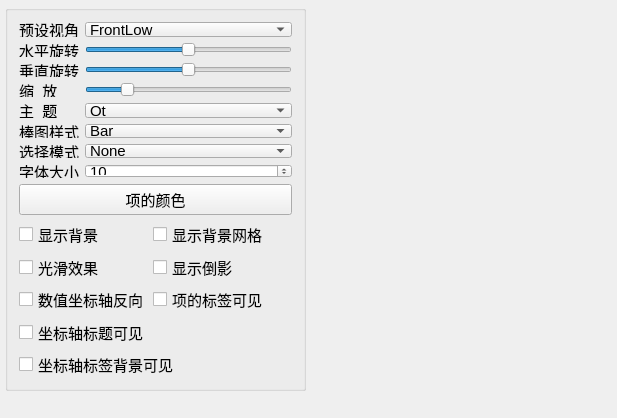
<?xml version="1.0" encoding="UTF-8"?>
<ui version="4.0">
 <class>MainWindow</class>
 <widget class="QMainWindow" name="MainWindow">
  <property name="geometry">
   <rect>
    <x>0</x>
    <y>0</y>
    <width>617</width>
    <height>418</height>
   </rect>
  </property>
  <property name="font">
   <font>
    <pointsize>11</pointsize>
   </font>
  </property>
  <property name="windowTitle">
   <string>Q3DBars绘图</string>
  </property>
  <widget class="QWidget" name="centralWidget">
   <widget class="QGroupBox" name="groupBox">
    <property name="geometry">
     <rect>
      <x>5</x>
      <y>5</y>
      <width>301</width>
      <height>386</height>
     </rect>
    </property>
    <property name="title">
     <string/>
    </property>
    <layout class="QVBoxLayout" name="verticalLayout">
     <item>
      <layout class="QGridLayout" name="gridLayout">
       <item row="0" column="0">
        <widget class="QLabel" name="label_5">
         <property name="text">
          <string>预设视角</string>
         </property>
         <property name="buddy">
          <cstring>comboCamera</cstring>
         </property>
        </widget>
       </item>
       <item row="0" column="1">
        <widget class="QComboBox" name="comboCamera">
         <item>
          <property name="text">
           <string>FrontLow</string>
          </property>
         </item>
         <item>
          <property name="text">
           <string>Front</string>
          </property>
         </item>
         <item>
          <property name="text">
           <string>FrontHigh</string>
          </property>
         </item>
         <item>
          <property name="text">
           <string>LeftLow</string>
          </property>
         </item>
         <item>
          <property name="text">
           <string>Left</string>
          </property>
         </item>
         <item>
          <property name="text">
           <string>LeftHigh</string>
          </property>
         </item>
         <item>
          <property name="text">
           <string>RightLow</string>
          </property>
         </item>
         <item>
          <property name="text">
           <string>Right</string>
          </property>
         </item>
         <item>
          <property name="text">
           <string>RightHigh</string>
          </property>
         </item>
         <item>
          <property name="text">
           <string>BehindLow</string>
          </property>
         </item>
         <item>
          <property name="text">
           <string>Behind</string>
          </property>
         </item>
         <item>
          <property name="text">
           <string>BehindHigh</string>
          </property>
         </item>
         <item>
          <property name="text">
           <string>IsometricLeft</string>
          </property>
         </item>
         <item>
          <property name="text">
           <string>IsometricLeftHigh</string>
          </property>
         </item>
         <item>
          <property name="text">
           <string>IsometricRight</string>
          </property>
         </item>
         <item>
          <property name="text">
           <string>IsometricRightHigh</string>
          </property>
         </item>
         <item>
          <property name="text">
           <string>DirectlyAbove</string>
          </property>
         </item>
         <item>
          <property name="text">
           <string>DirectlyAboveCW45</string>
          </property>
         </item>
         <item>
          <property name="text">
           <string>DirectlyAboveCCW45</string>
          </property>
         </item>
         <item>
          <property name="text">
           <string>FrontBelow</string>
          </property>
         </item>
         <item>
          <property name="text">
           <string>LeftBelow</string>
          </property>
         </item>
         <item>
          <property name="text">
           <string>RightBelow</string>
          </property>
         </item>
         <item>
          <property name="text">
           <string>BehindBelow</string>
          </property>
         </item>
         <item>
          <property name="text">
           <string>DirectlyBelow</string>
          </property>
         </item>
        </widget>
       </item>
       <item row="1" column="0">
        <widget class="QLabel" name="label_6">
         <property name="text">
          <string>水平旋转</string>
         </property>
         <property name="buddy">
          <cstring>sliderH</cstring>
         </property>
        </widget>
       </item>
       <item row="1" column="1">
        <widget class="QSlider" name="sliderH">
         <property name="minimum">
          <number>-180</number>
         </property>
         <property name="maximum">
          <number>180</number>
         </property>
         <property name="orientation">
          <enum>Qt::Horizontal</enum>
         </property>
        </widget>
       </item>
       <item row="2" column="0">
        <widget class="QLabel" name="label_7">
         <property name="text">
          <string>垂直旋转</string>
         </property>
         <property name="buddy">
          <cstring>sliderV</cstring>
         </property>
        </widget>
       </item>
       <item row="2" column="1">
        <widget class="QSlider" name="sliderV">
         <property name="minimum">
          <number>-180</number>
         </property>
         <property name="maximum">
          <number>180</number>
         </property>
         <property name="orientation">
          <enum>Qt::Horizontal</enum>
         </property>
        </widget>
       </item>
       <item row="3" column="0">
        <widget class="QLabel" name="label_8">
         <property name="text">
          <string>缩  放</string>
         </property>
         <property name="buddy">
          <cstring>sliderZoom</cstring>
         </property>
        </widget>
       </item>
       <item row="3" column="1">
        <widget class="QSlider" name="sliderZoom">
         <property name="minimum">
          <number>10</number>
         </property>
         <property name="maximum">
          <number>500</number>
         </property>
         <property name="value">
          <number>100</number>
         </property>
         <property name="orientation">
          <enum>Qt::Horizontal</enum>
         </property>
        </widget>
       </item>
       <item row="4" column="0">
        <widget class="QLabel" name="label">
         <property name="text">
          <string>主  题</string>
         </property>
         <property name="buddy">
          <cstring>cBoxTheme</cstring>
         </property>
        </widget>
       </item>
       <item row="4" column="1">
        <widget class="QComboBox" name="cBoxTheme">
         <item>
          <property name="text">
           <string>Qt</string>
          </property>
         </item>
         <item>
          <property name="text">
           <string>Primary Colors</string>
          </property>
         </item>
         <item>
          <property name="text">
           <string>Digia</string>
          </property>
         </item>
         <item>
          <property name="text">
           <string>StoneMoss</string>
          </property>
         </item>
         <item>
          <property name="text">
           <string>ArmyBlue</string>
          </property>
         </item>
         <item>
          <property name="text">
           <string>Retro</string>
          </property>
         </item>
         <item>
          <property name="text">
           <string>Ebony</string>
          </property>
         </item>
         <item>
          <property name="text">
           <string>Isabelle</string>
          </property>
         </item>
        </widget>
       </item>
       <item row="5" column="0">
        <widget class="QLabel" name="label_2">
         <property name="text">
          <string>棒图样式</string>
         </property>
         <property name="buddy">
          <cstring>cBoxBarStyle</cstring>
         </property>
        </widget>
       </item>
       <item row="5" column="1">
        <widget class="QComboBox" name="cBoxBarStyle">
         <item>
          <property name="text">
           <string>Bar</string>
          </property>
         </item>
         <item>
          <property name="text">
           <string>Cube</string>
          </property>
         </item>
         <item>
          <property name="text">
           <string>Pyramid</string>
          </property>
         </item>
         <item>
          <property name="text">
           <string>Cone</string>
          </property>
         </item>
         <item>
          <property name="text">
           <string>Cylinder</string>
          </property>
         </item>
         <item>
          <property name="text">
           <string>BevelBar</string>
          </property>
         </item>
         <item>
          <property name="text">
           <string>BevelCube</string>
          </property>
         </item>
         <item>
          <property name="text">
           <string>Sphere</string>
          </property>
         </item>
         <item>
          <property name="text">
           <string>Minimal</string>
          </property>
         </item>
         <item>
          <property name="text">
           <string>Arrow</string>
          </property>
         </item>
         <item>
          <property name="text">
           <string>Point</string>
          </property>
         </item>
        </widget>
       </item>
       <item row="6" column="0">
        <widget class="QLabel" name="label_3">
         <property name="text">
          <string>选择模式</string>
         </property>
         <property name="buddy">
          <cstring>cBoxSelectionMode</cstring>
         </property>
        </widget>
       </item>
       <item row="6" column="1">
        <widget class="QComboBox" name="cBoxSelectionMode">
         <item>
          <property name="text">
           <string>None</string>
          </property>
         </item>
         <item>
          <property name="text">
           <string>Item</string>
          </property>
         </item>
         <item>
          <property name="text">
           <string>Row</string>
          </property>
         </item>
         <item>
          <property name="text">
           <string>Item And Row</string>
          </property>
         </item>
         <item>
          <property name="text">
           <string>Column</string>
          </property>
         </item>
         <item>
          <property name="text">
           <string>Item And Column</string>
          </property>
         </item>
         <item>
          <property name="text">
           <string>Row And Column</string>
          </property>
         </item>
         <item>
          <property name="text">
           <string>Item Row And Column</string>
          </property>
         </item>
         <item>
          <property name="text">
           <string>Slice</string>
          </property>
         </item>
        </widget>
       </item>
       <item row="7" column="0">
        <widget class="QLabel" name="label_4">
         <property name="text">
          <string>字体大小</string>
         </property>
         <property name="buddy">
          <cstring>spinFontSize</cstring>
         </property>
        </widget>
       </item>
       <item row="7" column="1">
        <widget class="QSpinBox" name="spinFontSize">
         <property name="minimum">
          <number>5</number>
         </property>
         <property name="value">
          <number>10</number>
         </property>
        </widget>
       </item>
      </layout>
     </item>
     <item>
      <widget class="QPushButton" name="btnBarColor">
       <property name="text">
        <string>项的颜色</string>
       </property>
      </widget>
     </item>
     <item>
      <layout class="QGridLayout" name="gridLayout_2">
       <item row="0" column="0">
        <widget class="QCheckBox" name="chkBoxBackground">
         <property name="text">
          <string>显示背景</string>
         </property>
        </widget>
       </item>
       <item row="0" column="1" colspan="2">
        <widget class="QCheckBox" name="chkBoxGrid">
         <property name="text">
          <string>显示背景网格</string>
         </property>
        </widget>
       </item>
       <item row="1" column="0">
        <widget class="QCheckBox" name="chkBoxSmooth">
         <property name="text">
          <string>光滑效果</string>
         </property>
        </widget>
       </item>
       <item row="1" column="1" colspan="2">
        <widget class="QCheckBox" name="chkBoxReflection">
         <property name="text">
          <string>显示倒影</string>
         </property>
        </widget>
       </item>
       <item row="2" column="0">
        <widget class="QCheckBox" name="chkBoxReverse">
         <property name="text">
          <string>数值坐标轴反向</string>
         </property>
        </widget>
       </item>
       <item row="2" column="1" colspan="2">
        <widget class="QCheckBox" name="chkBoxItemLabel">
         <property name="text">
          <string>项的标签可见</string>
         </property>
        </widget>
       </item>
       <item row="3" column="0">
        <widget class="QCheckBox" name="chkBoxAxisTitle">
         <property name="text">
          <string>坐标轴标题可见</string>
         </property>
        </widget>
       </item>
       <item row="3" column="2">
        <spacer name="horizontalSpacer">
         <property name="orientation">
          <enum>Qt::Horizontal</enum>
         </property>
         <property name="sizeHint" stdset="0">
          <size>
           <width>40</width>
           <height>20</height>
          </size>
         </property>
        </spacer>
       </item>
       <item row="4" column="0" colspan="2">
        <widget class="QCheckBox" name="chkBoxAxisBackground">
         <property name="text">
          <string>坐标轴标签背景可见</string>
         </property>
        </widget>
       </item>
       <item row="4" column="2">
        <spacer name="horizontalSpacer_2">
         <property name="orientation">
          <enum>Qt::Horizontal</enum>
         </property>
         <property name="sizeHint" stdset="0">
          <size>
           <width>40</width>
           <height>20</height>
          </size>
         </property>
        </spacer>
       </item>
      </layout>
     </item>
     <item>
      <spacer name="verticalSpacer">
       <property name="orientation">
        <enum>Qt::Vertical</enum>
       </property>
       <property name="sizeHint" stdset="0">
        <size>
         <width>20</width>
         <height>40</height>
        </size>
       </property>
      </spacer>
     </item>
    </layout>
   </widget>
  </widget>
 </widget>
 <layoutdefault spacing="6" margin="11"/>
 <resources/>
 <connections/>
</ui>
